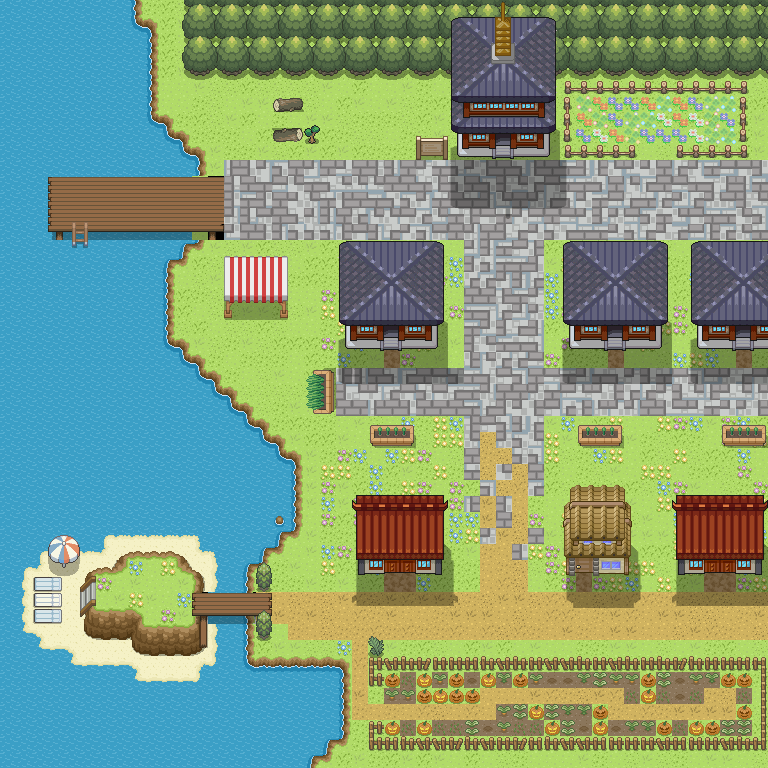

Below is a game level as drawn by its tile map, then a one-line description and the .tmx that defines it (tile-layer data replaced by summaries):
An orthogonal 48x48 tile map with 16x16 px tiles, 8 tile layers (zone, transition, rebords, underfloor, ...), 2 tilesets.

<map version="1.5" tiledversion="1.7.2" orientation="orthogonal" renderorder="right-down" width="48" height="48" tilewidth="16" tileheight="16" infinite="0" nextlayerid="13" nextobjectid="1">
 <tileset firstgid="1" source="LeKarma.tsx" />
 <tileset firstgid="28273" source="test.tsx" />
 <layer id="12" name="zone" width="48" height="48">
  <data>[2304 cells, 333 non-empty, 3 distinct tile ids]</data>
 </layer>
 <layer id="10" name="transition" width="48" height="48">
  <data>[2304 cells, 11 non-empty, 1 distinct tile ids]</data>
 </layer>
 <layer id="8" name="rebords" width="48" height="48">
  <data>[2304 cells, 182 non-empty, 1 distinct tile ids]</data>
 </layer>
 <layer id="1" name="underfloor" width="48" height="48">
  <data>[2304 cells, 1048 non-empty, 22 distinct tile ids]</data>
 </layer>
 <layer id="3" name="floor" width="48" height="48" locked="1">
  <data>[2304 cells, 1787 non-empty, 79 distinct tile ids]</data>
 </layer>
 <layer id="9" name="deco" width="48" height="48">
  <data>[2304 cells, 232 non-empty, 84 distinct tile ids]</data>
 </layer>
 <layer id="5" name="obstacles" width="48" height="48">
  <data>[2304 cells, 238 non-empty, 53 distinct tile ids]</data>
 </layer>
 <layer id="4" name="obstacles2" width="48" height="48">
  <data>[2304 cells, 579 non-empty, 233 distinct tile ids]</data>
 </layer>
</map>
